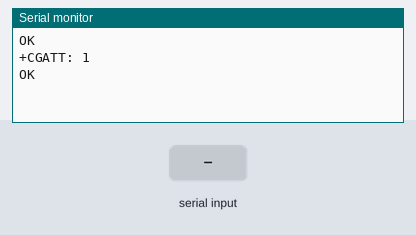
A sketch run on a simulated Arduino Uno, built with avr-gcc and run on an emulated ATmega328P. Parts: the last lines printed to the serial monitor. The inputs (shaded band) are chosen by the test bench. The modem accepts every AT command (registered, SIM ready, sends succeed) and sends nothing else.

Above: at 3.7 s.
3.8 s: "1" received over the second serial link
At 5.1 s:
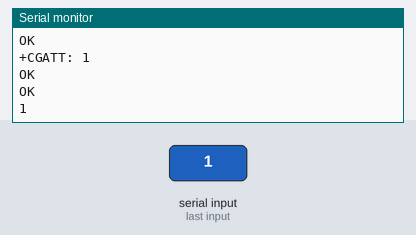
6.0 s: "0" received over the second serial link
At 8.8 s:
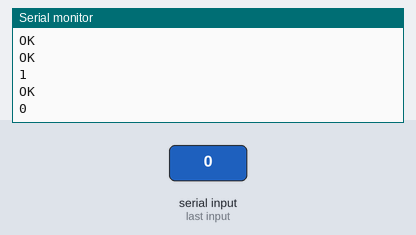
10.2 s: "2" received over the second serial link
At 13.2 s:
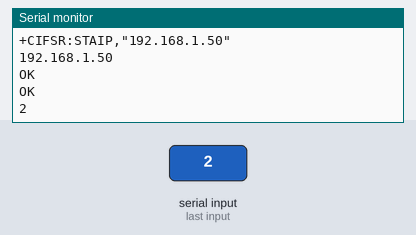
Timing chart, 0 to 14.7 s (numbered marks = the images above; inputs shaded):
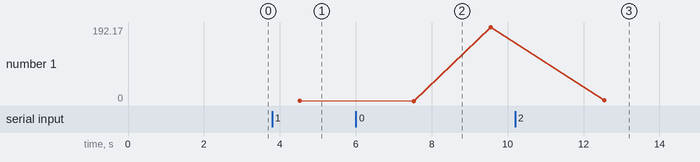

Measured:
- after the input at 3.8 s, the serial monitor: prints a new line after 0.72 s (image 1)
- after the input at 6.0 s, the serial monitor: prints a new line after 1.5 s (image 2)
- after the input at 10.2 s, the serial monitor: prints a new line after 2.3 s (image 3)
- plotted number 1: 192.17 → 2 after the input at 10.2 s

The sketch:

periodic_report.ino
```cpp
// (licence header left out)
#include <SoftwareSerial.h>
#include <String.h>

SoftwareSerial mySerial(7, 8);

String imei="";

void setup(){
  mySerial.begin(19200);
  Serial.begin(19200);
  delay(500);
  mySerial.println("AT+GSN");//get imei
  delay(2000);
  ShowSerialData(5);
}

void loop(){
  String data = "$$" + imei + ",2001,2015/08/17,20:45:39##";
  SendRep(data);
  delay(10000);
}

void SendRep(String d){
  mySerial.println("AT+CGATT?");
  delay(1000);
  ShowSerialData(1);

  mySerial.println("AT+CSTT=\"APN\"");
  delay(1000);
  ShowSerialData(2);

  mySerial.println("AT+CIICR");
  delay(3000);
  ShowSerialData(3);

  mySerial.println("AT+CIFSR");
  delay(2000);
  ShowSerialData(4);

  mySerial.println("AT+CIPSPRT=0");
  delay(3000);
  ShowSerialData(6);

  mySerial.println("AT+CIPSTART=\"UDP\",\"sandbox.alltimegps.com\",\"9871\"");//start up the connection
  delay(2000);
  ShowSerialData(7);

  mySerial.println("AT+CIPSEND");//begin send data to remote server
  delay(4000);
  ShowSerialData(8);

  mySerial.println(d);

  mySerial.println((char)26);//sending
  delay(5000);//waitting for reply, important! the time is base on the condition of internet
  mySerial.println();
  ShowSerialData(9);

  mySerial.println("AT+CIPCLOSE");
  delay(100);
  ShowSerialData(10);
}

void ShowSerialData(int n){
  String msg;
  char str;
  int cr=0;//carriage return
  while(mySerial.available()!=0){
    str=mySerial.read();
    msg+=str;
    if(n==5){
      if(str==(char)13){
        cr++;
      }else{
        if(cr==2){
          if((str>=(char)48) && (str<=(char)57))imei+=str;
        }
      }
    }
  }
  Serial.println(msg);
}
```
